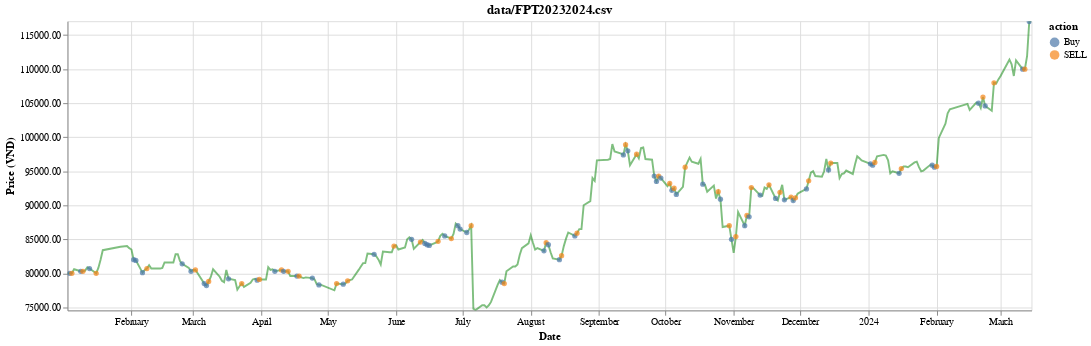

Source (notebook cell):
### Code cell
chart = visualize(df, history, title=test_stock)
chart

### Figure 1 — Vega-Lite specification as saved in the notebook (floating-point values rounded to 4 significant figures; data arrays with more than 128 entries replaced by an {"elided": "..."} marker saying what was removed)
{"config": {"view": {"continuousWidth": 400, "continuousHeight": 300}}, "layer": [{"mark": {"type": "line", "color": "green", "opacity": 0.5}, "encoding": {"x": {"type": "temporal", "field": "date"}, "y": {"type": "quantitative", "axis": {"format": ".2f", "title": "Price (VND)"}, "field": "position", "scale": {"clamp": true, "domain": [74550, 117050]}}}, "selection": {"selector023": {"type": "interval", "bind": "scales", "encodings": ["x"]}}}, {"mark": {"type": "point", "filled": true}, "encoding": {"color": {"type": "nominal", "field": "action"}, "x": {"type": "temporal", "axis": {"title": "Date"}, "field": "date"}, "y": {"type": "quantitative", "axis": {"format": ".2", "title": "Price (VND)"}, "field": "position", "scale": {"clamp": true, "domain": [74550, 117050]}}}, "selection": {"selector024": {"type": "interval", "bind": "scales", "encodings": ["x"]}}, "transform": [{"filter": "(datum.action !== 'HOLD')"}]}], "data": {"name": "data-a9b54f34e56214a18b854dc12662e770"}, "height": 300, "title": "data/FPT20232024.csv", "width": 1000, "$schema": "https://vega.github.io/schema/vega-lite/v4.0.0.json", "datasets": {"data-a9b54f34e56214a18b854dc12662e770": {"elided": "298 records"}}}
